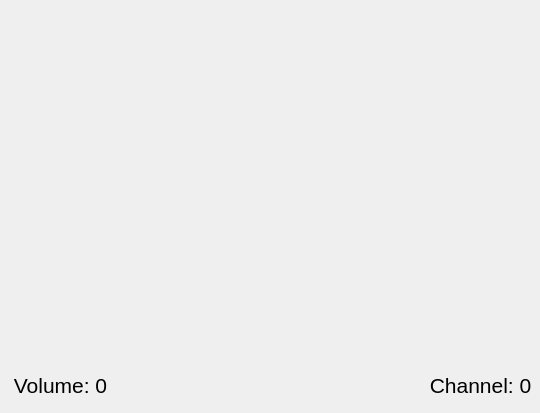
<?xml version="1.0" encoding="UTF-8"?>
<ui version="4.0">
 <class>tvWindow</class>
 <widget class="QMainWindow" name="tvWindow">
  <property name="geometry">
   <rect>
    <x>0</x>
    <y>0</y>
    <width>540</width>
    <height>413</height>
   </rect>
  </property>
  <property name="windowTitle">
   <string>TV Window</string>
  </property>
  <widget class="QWidget" name="centralwidget">
   <widget class="QLabel" name="tvFrame">
    <property name="geometry">
     <rect>
      <x>0</x>
      <y>-50</y>
      <width>541</width>
      <height>511</height>
     </rect>
    </property>
    <property name="minimumSize">
     <size>
      <width>541</width>
      <height>511</height>
     </size>
    </property>
    <property name="maximumSize">
     <size>
      <width>541</width>
      <height>511</height>
     </size>
    </property>
    <property name="text">
     <string/>
    </property>
    <property name="pixmap">
     <pixmap>istockphoto-952473194-612x612.jpg</pixmap>
    </property>
    <property name="scaledContents">
     <bool>true</bool>
    </property>
   </widget>
   <widget class="QLabel" name="tvPicture">
    <property name="geometry">
     <rect>
      <x>36</x>
      <y>32</y>
      <width>471</width>
      <height>301</height>
     </rect>
    </property>
    <property name="text">
     <string/>
    </property>
    <property name="pixmap">
     <pixmap>premleague.jpg</pixmap>
    </property>
    <property name="scaledContents">
     <bool>true</bool>
    </property>
   </widget>
   <widget class="QLabel" name="volumeLabel">
    <property name="geometry">
     <rect>
      <x>0</x>
      <y>360</y>
      <width>121</width>
      <height>51</height>
     </rect>
    </property>
    <property name="font">
     <font>
      <pointsize>16</pointsize>
     </font>
    </property>
    <property name="text">
     <string>Volume: 0</string>
    </property>
    <property name="alignment">
     <set>Qt::AlignCenter</set>
    </property>
   </widget>
   <widget class="QLabel" name="channelLabel">
    <property name="geometry">
     <rect>
      <x>420</x>
      <y>360</y>
      <width>121</width>
      <height>51</height>
     </rect>
    </property>
    <property name="font">
     <font>
      <pointsize>16</pointsize>
     </font>
    </property>
    <property name="text">
     <string>Channel: 0</string>
    </property>
    <property name="alignment">
     <set>Qt::AlignCenter</set>
    </property>
   </widget>
   <zorder>tvFrame</zorder>
   <zorder>volumeLabel</zorder>
   <zorder>channelLabel</zorder>
   <zorder>tvPicture</zorder>
  </widget>
 </widget>
 <resources/>
 <connections/>
</ui>
